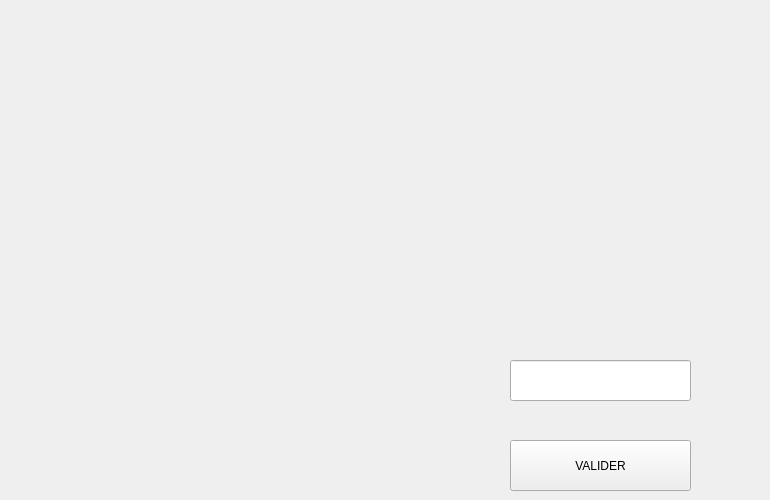
      <widget class="QWidget" name="tab">
       <attribute name="title">
        <string>arduino</string>
       </attribute>
       <widget class="QPushButton" name="pushButton">
        <property name="geometry">
         <rect>
          <x>510</x>
          <y>440</y>
          <width>181</width>
          <height>51</height>
         </rect>
        </property>
        <property name="text">
         <string>VALIDER</string>
        </property>
       </widget>
       <widget class="QLineEdit" name="lineEdit">
        <property name="geometry">
         <rect>
          <x>510</x>
          <y>360</y>
          <width>181</width>
          <height>41</height>
         </rect>
        </property>
       </widget>
       <widget class="QLabel" name="label_22">
        <property name="geometry">
         <rect>
          <x>430</x>
          <y>130</y>
          <width>331</width>
          <height>91</height>
         </rect>
        </property>
        <property name="text">
         <string/>
        </property>
        <property name="alignment">
         <set>Qt::AlignCenter</set>
        </property>
       </widget>
       <widget class="QLabel" name="label_23">
        <property name="geometry">
         <rect>
          <x>540</x>
          <y>230</y>
          <width>121</width>
          <height>121</height>
         </rect>
        </property>
        <property name="styleSheet">
         <string notr="true">border-color: transparent;
background-color: qlineargradient(spread:reflect, x1:0, y1:0, x2:1, y2:1, stop:0 rgba(0, 180, 218, 0), stop:0.896373 rgba(0, 248, 210, 0));</string>
        </property>
        <property name="text">
         <string/>
        </property>
        <property name="pixmap">
         <pixmap>../../../Downloads/arrow-right-2817.png</pixmap>
        </property>
        <property name="scaledContents">
         <bool>true</bool>
        </property>
       </widget>
      </widget>
